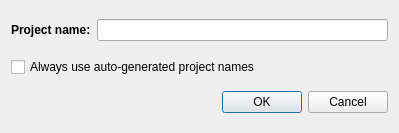
<?xml version="1.0" encoding="UTF-8"?>
<ui version="4.0">
 <class>rgRenameProjectDialog</class>
 <widget class="QDialog" name="rgRenameProjectDialog">
  <property name="geometry">
   <rect>
    <x>0</x>
    <y>0</y>
    <width>399</width>
    <height>133</height>
   </rect>
  </property>
  <property name="windowTitle">
   <string>New OpenCL Project</string>
  </property>
  <layout class="QVBoxLayout" name="verticalLayout_2">
   <item>
    <layout class="QVBoxLayout" name="verticalLayout">
     <item>
      <layout class="QHBoxLayout" name="horizontalLayout">
       <property name="leftMargin">
        <number>0</number>
       </property>
       <property name="rightMargin">
        <number>0</number>
       </property>
       <item>
        <widget class="QLabel" name="labelProjectName">
         <property name="sizePolicy">
          <sizepolicy hsizetype="Fixed" vsizetype="Fixed">
           <horstretch>0</horstretch>
           <verstretch>0</verstretch>
          </sizepolicy>
         </property>
         <property name="font">
          <font>
           <weight>75</weight>
           <bold>true</bold>
          </font>
         </property>
         <property name="text">
          <string>Project name:</string>
         </property>
        </widget>
       </item>
       <item>
        <widget class="QLineEdit" name="lineEditProjectName">
         <property name="sizePolicy">
          <sizepolicy hsizetype="MinimumExpanding" vsizetype="Fixed">
           <horstretch>0</horstretch>
           <verstretch>0</verstretch>
          </sizepolicy>
         </property>
        </widget>
       </item>
      </layout>
     </item>
     <item>
      <spacer name="verticalSpacer">
       <property name="orientation">
        <enum>Qt::Vertical</enum>
       </property>
       <property name="sizeType">
        <enum>QSizePolicy::Fixed</enum>
       </property>
       <property name="sizeHint" stdset="0">
        <size>
         <width>20</width>
         <height>10</height>
        </size>
       </property>
      </spacer>
     </item>
     <item>
      <widget class="QCheckBox" name="projectNameCheckBox">
       <property name="cursor">
        <cursorShape>PointingHandCursor</cursorShape>
       </property>
       <property name="text">
        <string>Always use auto-generated project names</string>
       </property>
      </widget>
     </item>
    </layout>
   </item>
   <item>
    <widget class="QDialogButtonBox" name="buttonBox">
     <property name="cursor">
      <cursorShape>PointingHandCursor</cursorShape>
     </property>
     <property name="orientation">
      <enum>Qt::Horizontal</enum>
     </property>
     <property name="standardButtons">
      <set>QDialogButtonBox::Cancel|QDialogButtonBox::Ok</set>
     </property>
    </widget>
   </item>
  </layout>
 </widget>
 <resources/>
 <connections>
  <connection>
   <sender>buttonBox</sender>
   <signal>accepted()</signal>
   <receiver>rgRenameProjectDialog</receiver>
   <slot>accept()</slot>
   <hints>
    <hint type="sourcelabel">
     <x>248</x>
     <y>254</y>
    </hint>
    <hint type="destinationlabel">
     <x>157</x>
     <y>274</y>
    </hint>
   </hints>
  </connection>
  <connection>
   <sender>buttonBox</sender>
   <signal>rejected()</signal>
   <receiver>rgRenameProjectDialog</receiver>
   <slot>reject()</slot>
   <hints>
    <hint type="sourcelabel">
     <x>316</x>
     <y>260</y>
    </hint>
    <hint type="destinationlabel">
     <x>286</x>
     <y>274</y>
    </hint>
   </hints>
  </connection>
 </connections>
</ui>
